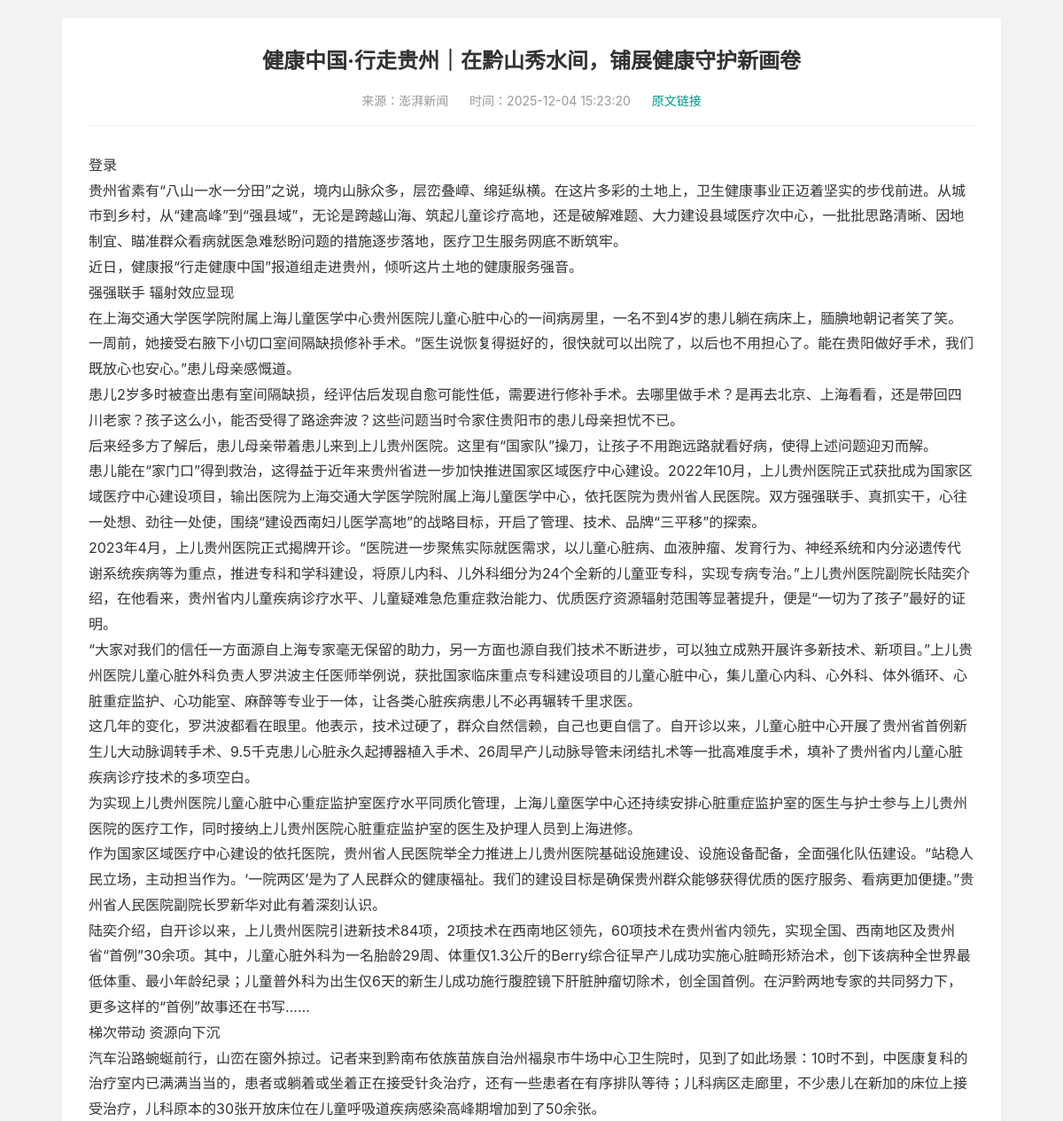
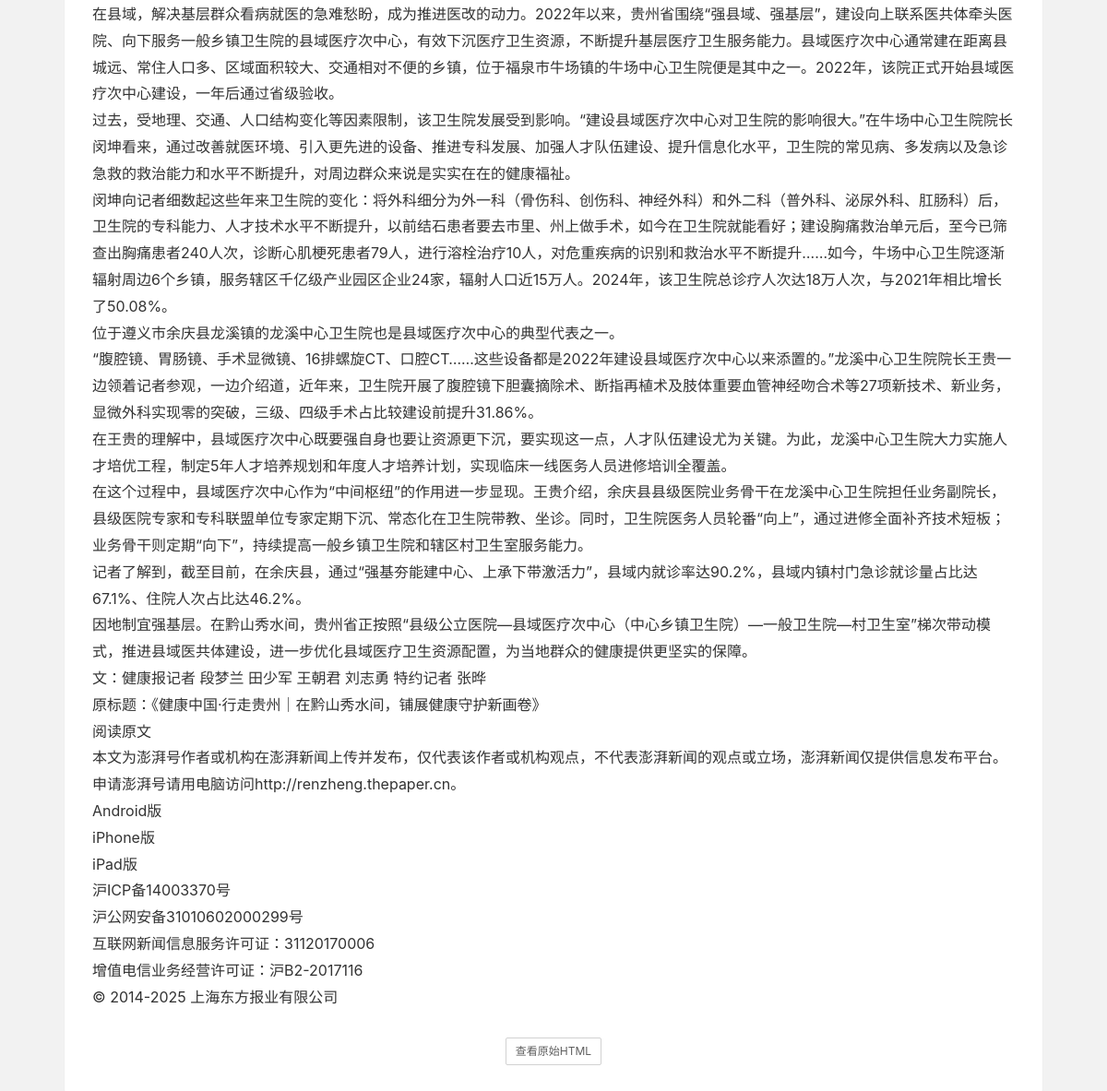
/admin/warehouse/detail/27 (signed in), run on the app's committed database (2 pictures, top to bottom).
### app/models.py (models this page shows)
class CollectionItem(db.Model):
    id = db.Column(db.Integer, primary_key=True)
    title = db.Column(db.String(512), nullable=False)
    cover = db.Column(db.String(512))
    url = db.Column(db.String(1024), unique=True, nullable=False)
    source = db.Column(db.String(256))
    keyword = db.Column(db.String(128))
    deep_status = db.Column(db.Boolean, default=False)
    created_at = db.Column(db.DateTime, server_default=db.func.now())

class CollectionDetail(db.Model):
    id = db.Column(db.Integer, primary_key=True)
    item_id = db.Column(db.Integer, db.ForeignKey('collection_item.id'), nullable=False)
    content_text = db.Column(db.Text)
    content_html = db.Column(db.Text)
    final_url = db.Column(db.String(1024))
    created_at = db.Column(db.DateTime, server_default=db.func.now())
    item = db.relationship('CollectionItem')

### app/admin/routes.py (the view)
@bp.route('/warehouse/detail/<int:id>', methods=['GET'])
@login_required
def warehouse_detail_preview(id):
    it = db.session.get(CollectionItem, id)
    if not it:
        return '数据不存在', 404
    det = db.session.query(CollectionDetail).filter_by(item_id=id).first()
    if not det:
        return '暂无详细内容，请先执行采集', 404
    return render_template('admin/preview.html', item=it, detail=det)

### app/admin/routes.py (called while the page is built)
def is_admin():
    return current_user.is_authenticated and current_user.role and current_user.role.name == 'admin'

@bp.before_request
def _check_admin():
    if not is_admin():
        return redirect(url_for('main.index'))

### templates/admin/preview.html (shortened to what this page needs)
<!DOCTYPE html>
<html>
<head>
  <link rel="stylesheet" href="{{ url_for('static', filename='layui/css/layui.css') }}">
</head>
<body>
<div class="preview-card">
  <h1 class="preview-title">{{ item.title }}</h1>
  <div class="preview-meta">
    <span>来源：{{ item.source or '未知' }}</span>
    <span>时间：{{ item.created_at }}</span>
    <span><a href="{{ item.url }}" target="_blank" style="color:#009688">原文链接</a></span>
  </div>
  <div class="preview-content">
    {% if detail.content_text %}
      {{ detail.content_text | replace('\n', '<br>') | safe }}
    {% else %}
      <p style="color:#ccc;text-align:center">暂无正文内容</p>
    {% endif %}
  </div>
  <div class="raw-html-toggle">
    <button class="layui-btn layui-btn-primary layui-btn-sm" onclick="toggleHtml()">查看原始HTML</button>
  </div>
</div>
</body>
</html>

### templates/admin/preview.html (style rules this page uses)
body { padding: 20px; background: #f2f2f2; }
.preview-card { background: #fff; padding: 30px; border-radius: 4px; box-shadow: 0 1px 2px 0 rgba(0,0,0,.05); max-width: 1000px; margin: 0 auto; }
.preview-title { font-size: 24px; font-weight: bold; margin-bottom: 15px; text-align: center; color: #333; }
.preview-meta { text-align: center; color: #999; margin-bottom: 30px; border-bottom: 1px solid #eee; padding-bottom: 15px; }
.preview-meta span { margin: 0 10px; }
.preview-content { font-size: 16px; line-height: 1.8; color: #333; }
.raw-html-toggle { margin-top: 30px; text-align: center; }

### data on the page
CollectionItem: title "健康中国·行走贵州｜在黔山秀水间，铺展健康守护新画卷", source "澎湃新闻", created_at "2025-12-04 15:23:20"
CollectionDetail: content_text "登录 贵州省素有“八山一水一分田”之说，境内山脉众多，层峦叠嶂、绵延纵横。在这片多彩的土地上，卫生健康事业正迈着坚实的步伐前进。从城市到乡村，从“建高峰”到“强县域”，无论是跨越山海、筑起儿童诊疗高地，还是破解难题、大力建设县域医疗次中心，一批批思路清晰、因地制宜、瞄准群众看病就医急难愁盼问题的措施逐步落地，医疗卫生服务网底不断筑牢。 近日，健康报“行走健康中国”报道组走进贵州，倾听这片土地的健康服务强音。 强强联手 辐射效应显现 在上海交通大学医学院附属上海儿童医学中心贵州医院儿童心脏中心的一间病房里，一名不到4岁的患儿躺在病床上，腼腆地朝记者笑了笑。一周前，她接受右腋下小切口室间隔缺损修补手术。“医生说恢复得挺好的，很快就可以出院了，以后也不用担心了。能在贵阳做好手术，我们既放心也安心。”患儿母亲感慨道。 患儿2岁多时被查出患有室间隔缺损，经评估后发现自愈可能性低，需要进行修补手术。去哪里做手术？是再去北京、上海看看，还是带回四川老家？孩子这么小，能否受得了路途奔波？这些问题当时令家住贵阳市的患儿母亲担忧不已。 后来经多方了解后，患儿母亲带着患儿来到上儿贵州医院。这里有“国家队”操刀，让孩子不用跑远路就看好病，使得上述问题迎刃而解。…"
